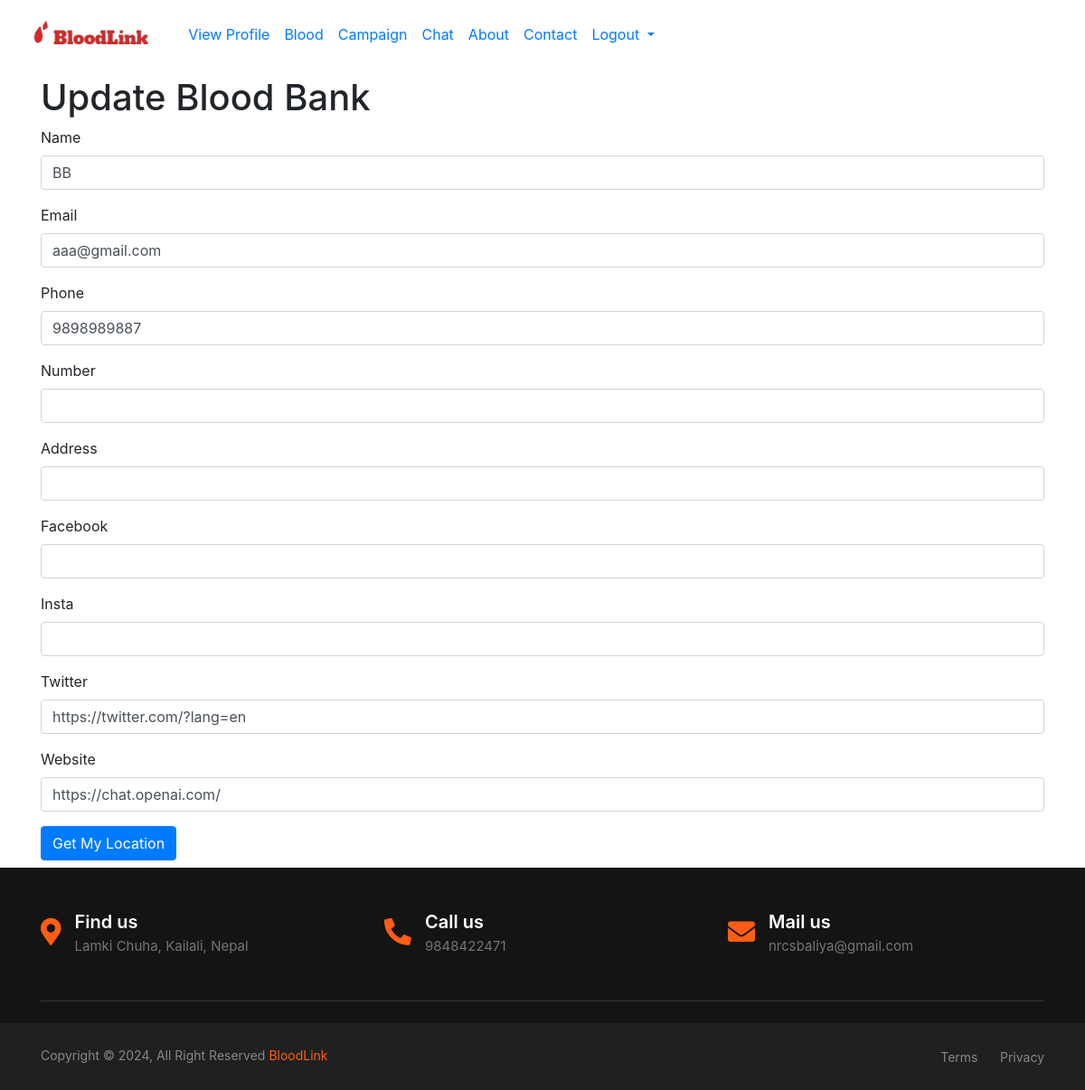
Screenshot of /update_profile_bloodbank/6/ (signed in) with the database file from the repository.
### bloodbank/models.py (models this page shows, shortened)
class BloodBank(models.Model):
    user=models.OneToOneField(User,on_delete=models.CASCADE)
    name = models.CharField(max_length=30, null=True, blank=True)
    address = models.CharField(max_length=30, null=True, blank=True)
    facebook = models.URLField(max_length=300,null=True, blank=True)
    insta = models.URLField(max_length=300,null=True, blank=True)
    twitter = models.URLField(max_length=300,null=True, blank=True)
    website = models.URLField(max_length=300,null=True, blank=True)
    email = models.CharField(max_length=300,null=True, blank=True)
    phone = models.CharField(max_length=300,null=True, blank=True)
    number = models.CharField(max_length=300,null=True, blank=True)
    latitude = models.FloatField(null=True, blank=True)
    longitude = models.FloatField(null=True, blank=True)

### bloodbank/views.py (the view)
# urls.py: path("update_profile_bloodbank/<int:id>/",views.update_profile_bloodbank,name="update_profile_bloodbank"),
@login_required
def update_profile_bloodbank(request, id):
    blood_bank = get_object_or_404(BloodBank, id=id, user=request.user)
    if request.method == 'POST':
        form = BloodBankForm(request.POST, instance=blood_bank)
        if form.is_valid():
            blood_bank = form.save(commit=False)
            latitude = request.POST.get('latitude')
            longitude = request.POST.get('longitude')
            if latitude and longitude:
                blood_bank.latitude = float(latitude)
                blood_bank.longitude = float(longitude)
            blood_bank.save()
            return redirect('provider_profile')
    else:
        form = BloodBankForm(instance=blood_bank)
    return render(request, 'blood_bank_update_form.html', {'form': form})

### bloodbank/forms.py
class BloodBankForm(forms.ModelForm):
    class Meta:
        model = BloodBank
        fields = ['name','email','phone','number','address','facebook','insta','twitter','website']  # Ensure field names match model

### templates/blood_bank_update_form.html (shortened to what this page needs)
{% extends 'base.html' %}
{% load crispy_forms_tags %}
{% block body %}
  <h1>Update Blood Bank</h1>
  <form id="bloodBankForm" method="post">
    {{ form|crispy }}
    <button type="button" id="updateLocationBtn" class="btn btn-primary">Get My Location</button>
  </form>
{% endblock body %}

### templates/footer.html (style rules this page uses)
:root { --primary-color:#ff5e14; --bg-color:#151414; --light-black:#373636; --light-black-2:#2e2e2e; --light-black-3:#202020; --white-color:#fff; --dark-gray:#757575; --dark-gray-2:#7e7e7e; --dark-gray-3:#878787; --facebook:#3b5998; --twitter:#55acee; --instagram:#e93b81; }

### rows the page displays
BloodBank: name "BB", email "aaa@gmail.com", phone "9898989887", twitter "https://twitter.com/?lang=en", website "https://chat.openai.com/"
